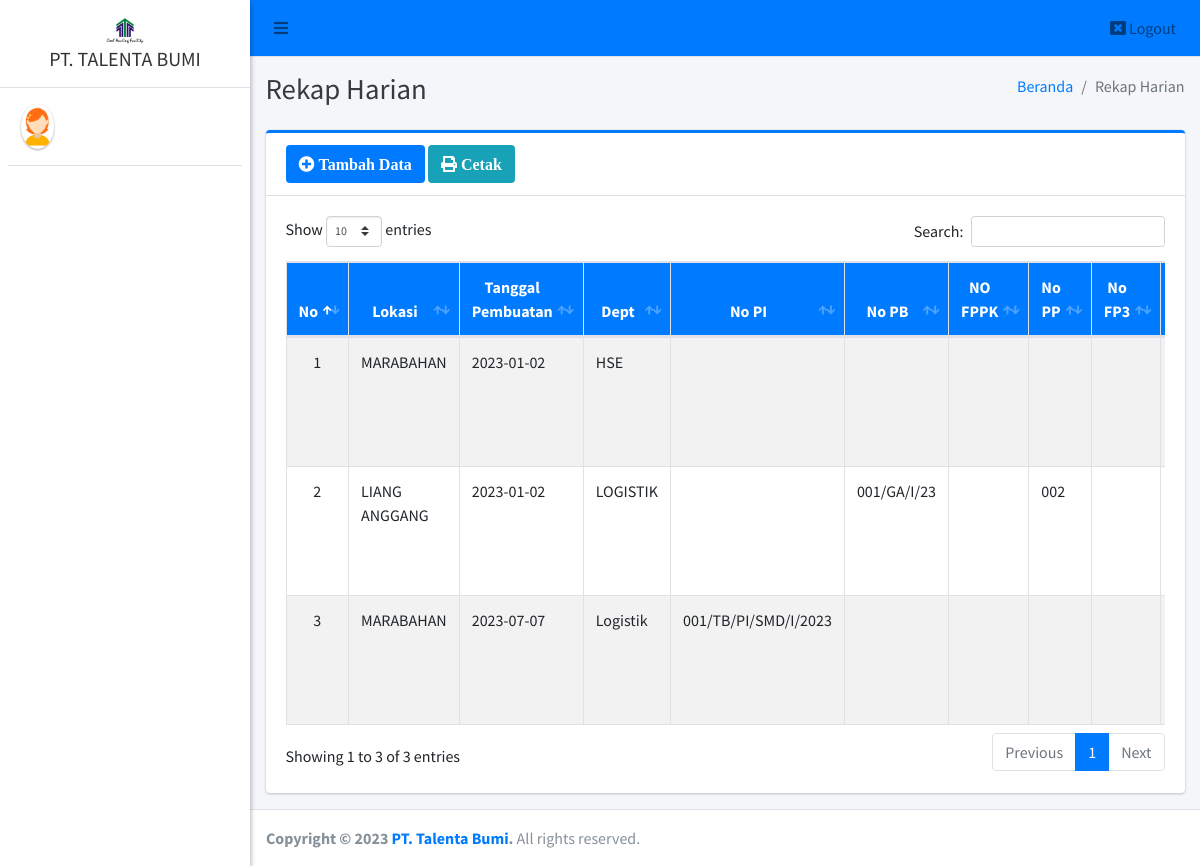
The app's page /admin/rekap_harian/index.php with its own data.
### tables this page shows
CREATE TABLE `rekap_harian` (
  `id_rh` int(11) NOT NULL,
  `lokasi_rh` varchar(50) DEFAULT NULL,
  `tanggal_pembuatan` date DEFAULT NULL,
  `departemen_rh` varchar(40) DEFAULT NULL,
  `id_pi` int(11) DEFAULT NULL,
  `id_pb` int(11) DEFAULT NULL,
  `id_fppk` int(11) DEFAULT NULL,
  `id_pp` int(11) DEFAULT NULL,
  `id_fppp` int(11) DEFAULT NULL,
  `nama_kebutuhan` varchar(40) DEFAULT NULL,
  `jumlah_rh` varchar(20) NOT NULL,
  `satuan_rh` varchar(20) NOT NULL,
  `rp` varchar(50) DEFAULT NULL,
  `keterangan_rh` text
);

CREATE TABLE `pb` (
  `id_pb` int(11) NOT NULL,
  `tanggal_permintaan` date NOT NULL,
  `no_pb` varchar(40) NOT NULL,
  `keterangan` text NOT NULL,
  `jumlah` varchar(20) DEFAULT NULL,
  `satuan` varchar(20) DEFAULT NULL
);

CREATE TABLE `pp` (
  `id_pp` int(11) NOT NULL,
  `tanggal_permintaan` date NOT NULL,
  `no_pp` varchar(40) NOT NULL,
  `keterangan` text NOT NULL,
  `jumlah` varchar(20) NOT NULL,
  `satuan` varchar(20) NOT NULL
);

CREATE TABLE `pi` (
  `id_pi` int(11) NOT NULL,
  `tanggal_permintaan` date NOT NULL,
  `no_pi` varchar(40) NOT NULL,
  `keterangan` text NOT NULL,
  `jumlah` varchar(20) NOT NULL,
  `satuan` varchar(20) NOT NULL
);

### admin/rekap_harian/index.php (the view, shortened to what this page needs)
<?php
require '../../config/koneksi.php';
?>
<!DOCTYPE html>
<html>
<?php
include '../../templates/head.php';
?>
<body class="hold-transition sidebar-mini layout-fixed">
    <div class="wrapper">
        <?php
        include '../../templates/navbar.php';
        ?>
        <?php
        include '../../templates/sidebar.php';
        ?>
        <div class="content-wrapper">
            <div class="content-header">
                <div class="container-fluid">
                    <div class="row mb-2">
                        <div class="col-sm-6">
                            <h1 class="m-0 text-dark">Rekap Harian</h1>
                        </div>
                        <div class="col-sm-6">
                            <ol class="breadcrumb float-sm-right">
                                <li class="breadcrumb-item"><a href="#">Beranda</a></li>
                                <li class="breadcrumb-item active">Rekap Harian</li>
                            </ol>
                        </div>
                    </div>
                </div>
            </div>
            <section class="content">
                <div class="container-fluid">
                    <div class="row">
                        <div class="col-12">
                            <div class="card card-primary card-outline">
                                <div class="card-header">
                                    <a href="tambah" class="btn bg-primary"><i class="fa fa-plus-circle"> Tambah Data</i></a>
                                    <a href="#" data-toggle="modal" data-target="#rekap_harian" class="btn bg-info"><i class="fa fa-print"> Cetak</i></a>
                                </div>
                                <div class="card-body">
                                    <div class="table-responsive">
                                        <table id="example1" class="table table-bordered table-striped">
                                            <thead class="bg-primary">
                                                <tr align="center">
                                                    <th>No</th>
                                                    <th>Lokasi </th>
                                                    <th>Tanggal Pembuatan</th>
                                                    <th>Dept</th>
                                                    <th>No PI</th>
                                                    <th>No PB</th>
                                                    <th>NO FPPK</th>
                                                    <th>No PP</th>
                                                    <th>No FP3</th>
                                                    <th>Nama Kebutuhan</th>
                                                </tr>
                                            </thead>
                                            <tbody style="background-color: white">
                                                <?php
                                                $no = 1;
                                                $data = $koneksi->query("SELECT * FROM rekap_harian AS rh
                                                LEFT JOIN pi AS tpi ON rh.id_pi = tpi.id_pi
                                                LEFT JOIN pp AS tpp ON rh.id_pp = tpp.id_pp
                                                LEFT JOIN pb AS tpb ON rh.id_pb = tpb.id_pb
                                                LEFT JOIN fppk AS tfppk ON rh.id_fppk = tfppk.id_fppk
                                                LEFT JOIN fppp AS tfppp ON rh.id_fppp = tfppp.id_fppp
                                                ORDER BY id_rh ASC");
                                                while ($row = $data->fetch_array()) {
                                                ?>
                                                    <tr>
                                                        <td align="center"><?= $no++ ?></td>
                                                        <td><?= $row['lokasi_rh'] ?></td>
                                                        <td><?= $row['tanggal_pembuatan'] ?></td>
                                                        <td><?= $row['departemen_rh'] ?></td>
                                                        <td><?= $row['no_pi'] ?></td>
                                                        <td><?= $row['no_pb'] ?></td>
                                                        <td><?= $row['no_fppk'] ?></td>
                                                        <td><?= $row['no_pp'] ?></td>
                                                        <td><?= $row['no_fppp'] ?></td>
                                                        <td><?= $row['nama_kebutuhan'] ?></td>
                                                    </tr>
                                                <?php } ?>
                                            </tbody>
                                        </table>
                                    </div>
                                </div>
                            </div>
                        </div>
                    </div>
                </div>
            </section>
        </div>
        <?php include_once "../../templates/footer.php"; ?>
    </div>
</body>
</html>

### records on screen
rekap_harian: lokasi_rh "MARABAHAN", tanggal_pembuatan "2023-01-02", departemen_rh "HSE"
rekap_harian: lokasi_rh "LIANG ANGGANG", tanggal_pembuatan "2023-01-02", departemen_rh "LOGISTIK", id_pb.no_pb "001/GA/I/23", id_pp.no_pp "002"
rekap_harian: lokasi_rh "MARABAHAN", tanggal_pembuatan "2023-07-07", departemen_rh "Logistik", id_pi.no_pi "001/TB/PI/SMD/I/2023"
